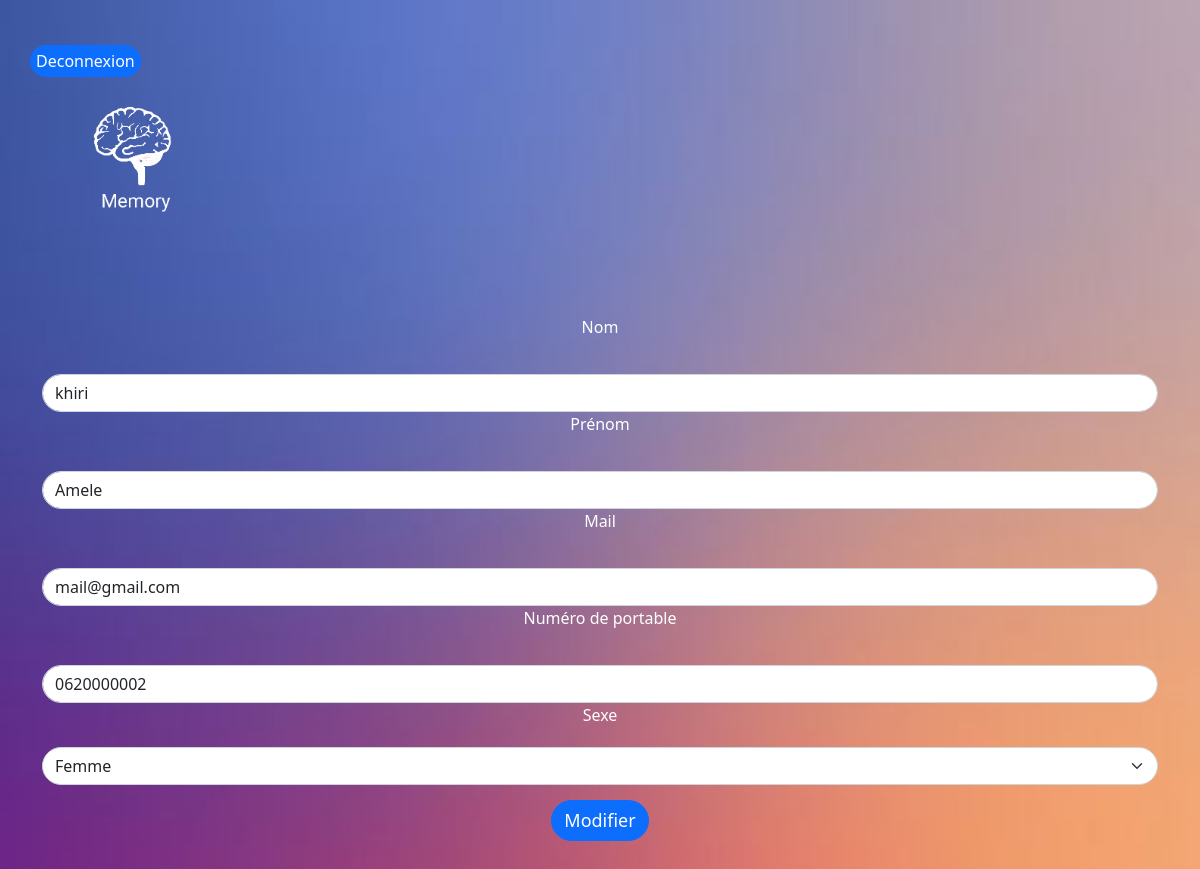
/modifiercontact.php?id=38 (signed in), run on the app's committed database.
### tables this page shows
CREATE TABLE `contact` (
  `Id` int(10) UNSIGNED NOT NULL,
  `Id_utilisateur` int(10) DEFAULT NULL,
  `Nom` varchar(40) NOT NULL,
  `Prenom` varchar(40) NOT NULL,
  `Telportable` varchar(20) NOT NULL,
  `Mail` varchar(50) NOT NULL,
  `Sexe` varchar(40) NOT NULL
);

### modifiercontact.php (the view, shortened to what this page needs)
<!DOCTYPE html>
<html lang="fr,en">
<head>
    <link href="https://cdn.jsdelivr.net/npm/bootstrap@5.1.3/dist/css/bootstrap.min.css" rel="stylesheet">
    <link href="./memory.css" rel="stylesheet">
    <button><a href="deconnexion.php">Deconnexion</a></button>
</head>
<body>
<?php
require 'initialisation.php';
try {
    $tri = "SELECT * From Contact where Id= ".$_GET['id'];
    $sth = $conn->prepare($tri);
    $sth->execute();
    $result = $sth->fetch();
}
catch (PDOException $e) {
    echo 'Impossible de traiter les données. Erreur : ' . $e->getMessage();
}
?>
    <div class="container">
    <a href="index.php"><img class="logo" src="images-memory\logomermory.png" alt="Logo memory"></a>
      <div class="row">
        <form action="modifier.php?id=<?php echo $result['Id']; ?>" method="post" class=" vertical-alignment">
            <div class="col-md-12">
              <label for="nom" class="form-label">Nom</label>
              <input type="text"  requierd pattern="^[A-Za-z '-]+$" class="form-control" name="nom" id="nom" placeholder="Nom" value="<?php echo $result['Nom'];  ?>"required maxlength="20">
            </div>
            <div class="col-md-12">
              <label for="prenom" class="form-label">Prénom</label>
              <input type="text"  requierd pattern="^[A-Za-z '-]+$" class="form-control" name="prenom" id="prenom" placeholder="Prénom" value="<?php echo $result['Prenom']; ?>"required maxlength="20">
            </div>
            <div class="col-md-12">
              <label for="mail" class="form-label">Mail</label>
              <input type="email" requierd pattern="^[A-Za-z]+@{1}[A-Za-z]+\.{1}[A-Za-z]{2,}$" class="form-control" name="mail" id="mail" placeholder="E-mail" value=" <?php echo $result['Mail']; ?>" required>
            </div>
            <div class="col-md-12">
              <label for="telportable" class="form-label">Numéro de portable</label>
              <input type="tel" class="form-control" name="telportable" id="telportable" placeholder="01 23 45 67 89" minlength="9" maxlength="14" required value="<?php echo $result['Telportable']; ?>">
            </div>
            <div class="col-md-12">
              <label for="inputState" class="form-label">Sexe</label>
              <select id="inputState" name="sexe" class="form-select">
                <option value="femme" <?php if ($result['Sexe'] == 'femme'){ echo "selected";} ?>>Femme</option>
              </select>
            </div>
            <div class="col-md-12">
              <button type="envoyer" class="btn btn-primary">Modifier</button>
            </div>
          </form>
          </div>
</div>
</body>
</html>

### memory.css (style rules this page uses)
:root { --primary:#ffffff; --primarylien:hsl(226, 39%, 49%); }
body { background-image: url("./images-memory/background.jpg") ; background-repeat: no-repeat; background-size: cover; padding: 30px; background-color: #fcfcfc; }
form { margin: 0 auto; width: 400px; text-align: center; }
.logo { margin-bottom: 100px; width: 180px; margin-right : 0 auto; }
a { color : var(--primary); text-decoration : none; }
.form-control { border-radius: 5rem; }
.form-select { border-radius: 5rem; }
.form-label { color:var(--primary); margin-bottom: 20px; }
.btn-primary { border-radius: 5rem; font-size: large; border-radius: 5rem; font-size: large; margin-top: 15px; text-align: center; }
button { border-radius: 5rem; font-size: smol; margin-top: 15px; background-color: #0d6efd; line-height: 30px; border:#0d6efd; text-align: center; }
input { border-radius: 5rem; font-size: smol; margin-top: 15px; background-color: #0d6efd; line-height: 30px; border:#0d6efd; color: white; }

### data on the page
contact: nom "khiri", prenom "Amele", mail "mail@gmail.com", telportable "0620000002", sexe "Femme"
